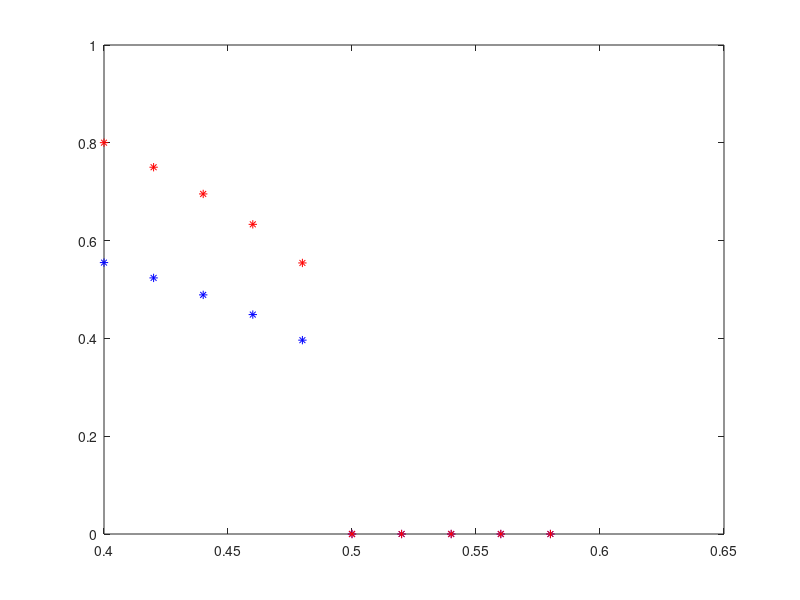

MATLAB code to generate this figure:
% plot of MSE(alpha) via density evolution for a binary signal [1, -1] distributed as p(x) = rho *
% delta(x - 1) + (1 - rho) * delta(x + 1), on the Nishimori line.

rho = 0.5;
alphaMin = 0.4;
alphaMax = 0.6;
dAlpha = 0.02;
accuracyE = 1e-15;
dump = 0.5;
varNoise = 0.01;

fa = @(S2, R, rho) tanh(R ./ S2);
% fa = @(S2, R, rho_) (rho_ .* exp(-(1 - R).^2 ./ (2 .* S2) ) - (1 - rho_) .* exp(-(1 + R).^2 ./ (2 * S2) ) ) ./ (rho_ .* exp(-(1 - R).^2 ./ (2 .* S2) ) + (1 - rho_) .* exp(-(1 + R).^2 ./ (2 .* S2) ) );

% si p(x) = rho * delta(x - 1) + (1 - rho) * delta(x)
% fa = @(S2, R, rho) rho ./ (rho + (1 - rho) .* exp((-R.^2 + (1 - R).^2) ./ (2 * S2) ) );

G = @(z) exp(-z.^2 / 2) / sqrt(2 * pi);

alpha = alphaMin; i = 1;
while (alpha <= alphaMax)
    
    E = 1; dE = accuracyE + 1;
    while (dE >= accuracyE)
        
        int1 = integral(@(z) G(z) .* (fa((varNoise + E) ./ alpha, 1 + z .* sqrt((E + varNoise) ./ alpha), rho) - 1).^2, -10, 10);
        int2 = integral(@(z) G(z) .* (fa((varNoise + E) ./ alpha, -1 + z .* sqrt((E + varNoise) ./ alpha), rho) + 1).^2, -10, 10);
        Enew = rho * int1 + (1 - rho) * int2;
        
        % si p(x) = rho * delta(x - 1) + (1 - rho) * delta(x)
        %                 int1 = integral(@(z) G(z) .* fa((varNoise + E) ./ alpha, z .* sqrt((E + varNoise) ./ alpha), rho).^2, -10, 10);
        %                 int2 = integral(@(z) G(z) .* (fa((varNoise + E) ./ alpha, 1 + z .* sqrt((E + varNoise) ./ alpha), rho) - 1).^2, -10, 10);
        %                 Enew = rho * int2 + (1 - rho) * int1;
        
        dE = abs(Enew - E);
        E = dump * E + (1 - dump) * Enew;
    end
    MseTab(i) = E;
    
%     E = 1; dE = accuracyE + 1;
%     while (dE >= accuracyE)
%         
%         Enew = 2 .* (1 - erf(sqrt(alpha ./ (2 .* (varNoise + E) ) ) ) );
%         
%         dE = abs(Enew - E);
%         E = dump * E + (1 - dump) * Enew;
%     end
    MseSignTab(i) = 2 .* (1 - erf(sqrt(alpha ./ (2 .* (varNoise + E) ) ) ) );
    
    alphaTab(i) = alpha;
    alpha = alpha + dAlpha; i = i + 1;
end

plot(alphaTab, MseTab,'b*',alphaTab, MseSignTab,'r*')